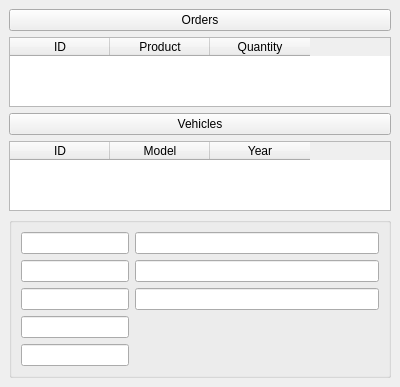
<?xml version="1.0" encoding="UTF-8"?>
<ui version="4.0">
 <class>MainWindow</class>
 <widget class="QMainWindow" name="MainWindow">
  <property name="geometry">
   <rect>
    <x>0</x>
    <y>0</y>
    <width>400</width>
    <height>300</height>
   </rect>
  </property>
  <property name="windowTitle">
   <string>MainWindow</string>
  </property>
  <widget class="QWidget" name="centralwidget">
   <layout class="QVBoxLayout" name="verticalLayout">
    <item>
     <widget class="QPushButton" name="orderButton">
      <property name="text">
       <string>Orders</string>
      </property>
     </widget>
    </item>
    <item>
     <widget class="QTableWidget" name="orderTable">
      <column>
       <property name="text">
        <string>ID</string>
       </property>
      </column>
      <column>
       <property name="text">
        <string>Product</string>
       </property>
      </column>
      <column>
       <property name="text">
        <string>Quantity</string>
       </property>
      </column>
     </widget>
    </item>
    <item>
     <widget class="QPushButton" name="vehicleButton">
      <property name="text">
       <string>Vehicles</string>
      </property>
     </widget>
    </item>
    <item>
     <widget class="QTableWidget" name="vehicleTable">
      <column>
       <property name="text">
        <string>ID</string>
       </property>
      </column>
      <column>
       <property name="text">
        <string>Model</string>
       </property>
      </column>
      <column>
       <property name="text">
        <string>Year</string>
       </property>
      </column>
     </widget>
    </item>
    <item>
     <widget class="QGroupBox" name="vehicleDetailsGroupBox">
      <title>Vehicle Details</title>
      <layout class="QFormLayout" name="formLayout">
       <item row="0" column="0">
        <widget class="QLineEdit" name="stoLineEdit"/>
       </item>
       <item row="1" column="0">
        <widget class="QLineEdit" name="driverLicenseLineEdit"/>
       </item>
       <item row="2" column="0">
        <widget class="QLineEdit" name="osagoLineEdit"/>
       </item>
       <item row="3" column="0">
        <widget class="QLineEdit" name="ttnLineEdit"/>
       </item>
       <item row="4" column="0">
        <widget class="QLineEdit" name="waybillLineEdit"/>
       </item>
       <item row="0" column="1">
        <widget class="QLineEdit" name="payloadLineEdit"/>
       </item>
       <item row="1" column="1">
        <widget class="QLineEdit" name="volumeLineEdit"/>
       </item>
       <item row="2" column="1">
        <widget class="QLineEdit" name="bodyTypeLineEdit"/>
       </item>
      </layout>
     </widget>
    </item>
   </layout>
  </widget>
 </widget>
 <resources/>
 <connections/>
</ui>
